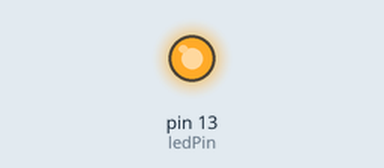
This sketch was run on a simulated Arduino Uno, built with avr-gcc and run on an emulated ATmega328P. On the bench: output pins drawn as LEDs (lit = HIGH).

Above: at 0.5 s.
At 41.0 s:
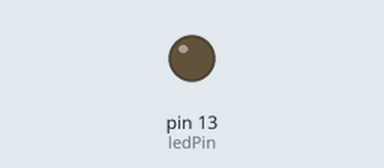
Timing chart, 0 to 55.9 s (numbered marks = the images above):
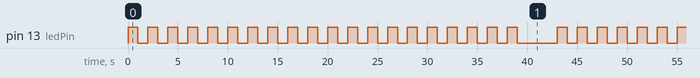

Measured:
- by itself, pin 13 (ledPin): repeats every 43.0 s: HIGH 1.0 s, LOW 4.0 s, 19 × (HIGH 1.0 s, LOW 1.0 s)
- by itself, everything shown: repeats every 43.0 s, in 40 steps

The sketch:

1109a.ino
```cpp
int ledPin = 13;
int delayTime = 1000;
int delayTime2 = 3000;


void setup()
{
        pinMode(ledPin,OUTPUT);
}

void loop()
{
    for(int count=0;count<20;count ++)
    {
            flash(delayTime);
    }
    delay(delayTime2);
}

void flash(int delayTime3)
{
        digitalWrite(ledPin,HIGH);
        delay(delayTime3);
        digitalWrite(ledPin,LOW);
        delay(delayTime3);
}
```
